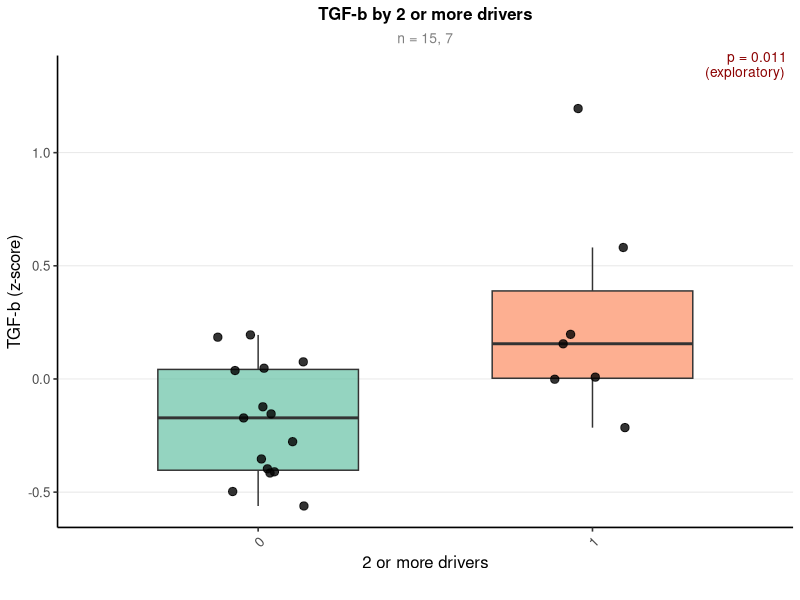
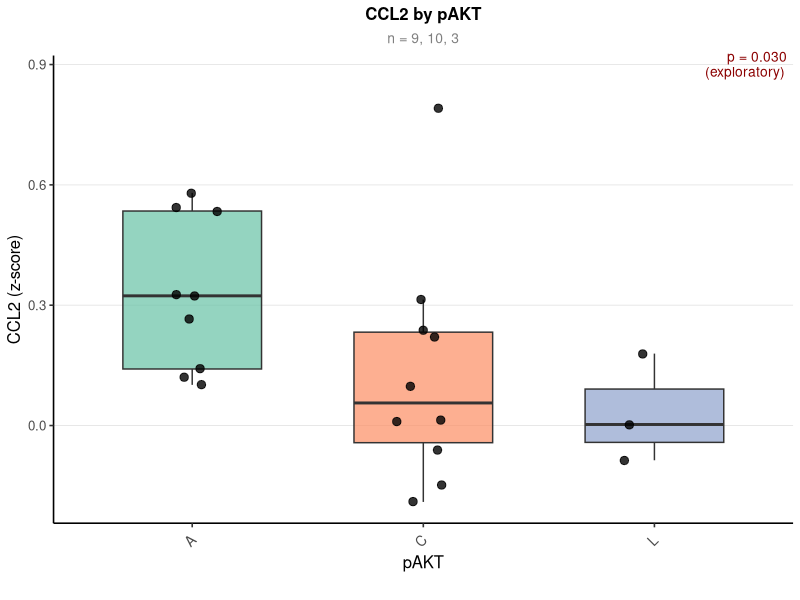
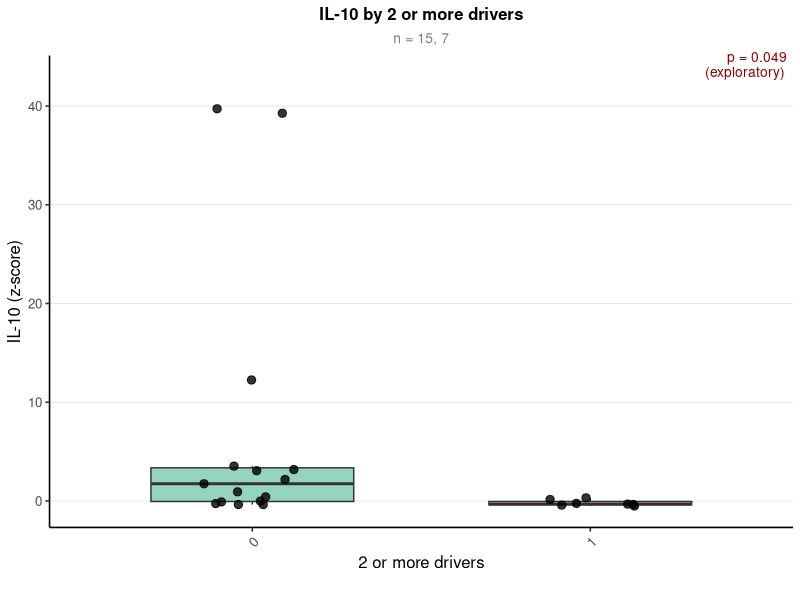
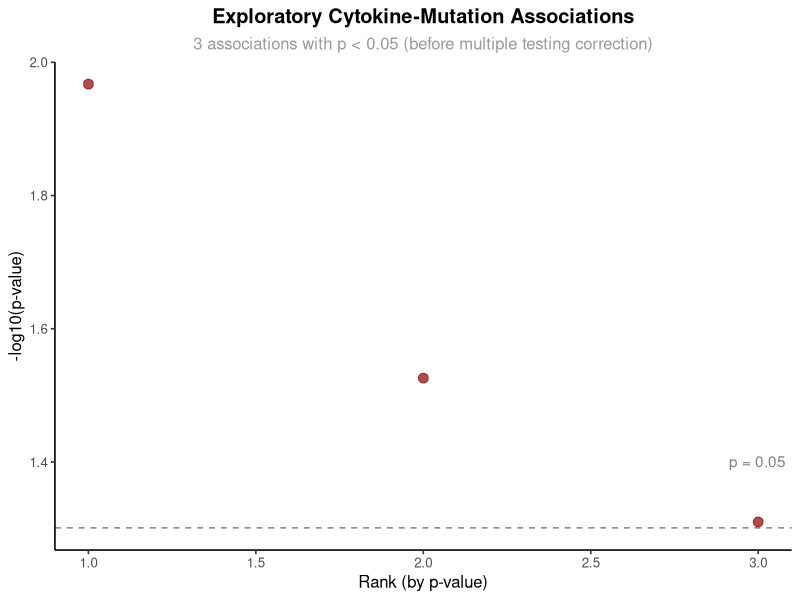

The R source for these figures, in order:
# =========================================
# Exploratory Findings: Visualization Script
# =========================================

# Load required packages
library(readr)
library(dplyr)
library(ggplot2)
library(stringr)

# Read the results and data
exploratory_dir <- read_csv("exploratory_cytokine_mutation_associations.csv", 
                            show_col_types = FALSE)
df <- read_csv("means_modz_for_mutations.csv", show_col_types = FALSE) %>%
  rename(treatment = 1) %>%
  inner_join(
    read_csv("mutations_updated.csv", show_col_types = FALSE) %>%
      rename(treatment = 1),
    by = "treatment"
  )

# Convert mutation columns to factors
mutations <- setdiff(names(read_csv("mutations_updated.csv", 
                                    show_col_types = FALSE)), 
                     names(read_csv("exploratory_cytokine_mutation_associations.csv", 
                                    show_col_types = FALSE)))
mutations <- mutations[mutations != "treatment"]
df <- df %>% mutate(across(all_of(mutations), ~ as.factor(.x)))

print(paste("Plotting", nrow(exploratory_dir), "exploratory associations"))
print("These represent potential associations that warrant further investigation.")

# Enhanced boxplot function for exploratory findings
plot_exploratory <- function(df, mut_col, cyto_col, pval, out_file) {
  dfp <- df %>%
    select(all_of(c(mut_col, cyto_col))) %>%
    rename(mut = all_of(mut_col), cyto = all_of(cyto_col)) %>%
    mutate(mut = factor(mut))
  
  # Remove empty factor levels
  dfp$mut <- droplevels(dfp$mut)
  
  # Compute vertical position for p-value
  y_max <- max(dfp$cyto, na.rm = TRUE)
  y_min <- min(dfp$cyto, na.rm = TRUE)
  y_range <- y_max - y_min
  y_pos <- y_max + 0.08 * y_range
  
  # Calculate sample sizes for each group
  n_per_group <- dfp %>% 
    group_by(mut) %>% 
    summarise(n = n(), .groups = "drop")
  
  # Create subtitle with sample sizes
  n_text <- paste0("n = ", paste(n_per_group$n, collapse = ", "))
  
  plt <- ggplot(dfp, aes(x = mut, y = cyto, fill = mut)) +
    geom_boxplot(outlier.shape = NA, width = 0.6, alpha = 0.7) +
    geom_jitter(width = 0.15, alpha = 0.8, size = 2.5, color = "black") +
    annotate("text",
             x = Inf, y = y_pos,
             label = paste0("p = ", sprintf("%.3f", pval), "\n(exploratory)"),
             hjust = 1.1, vjust = 0,
             size = 3.5, lineheight = 0.9,
             color = "darkred") +
    labs(
      x        = mut_col,
      y        = paste0(cyto_col, " (z-score)"),
      title    = paste0(cyto_col, " by ", mut_col),
      subtitle = n_text
    ) +
    scale_fill_brewer(palette = "Set2") +
    theme_classic(base_size = 12) +
    theme(
      legend.position = "none",
      axis.text.x     = element_text(angle = 45, hjust = 1, size = 10),
      plot.title      = element_text(face = "bold", hjust = 0.5, size = 12),
      plot.subtitle   = element_text(hjust = 0.5, size = 10, color = "gray50"),
      plot.margin     = margin(5, 5, 20, 5),
      panel.grid.major.y = element_line(color = "gray90", size = 0.3)
    ) +
    coord_cartesian(clip = "off")
  
  ggsave(out_file, plot = plt, width = 5, height = 4.5, dpi = 300)
  invisible(plt)
}

# Create directory and generate plots
dir.create("exploratory_boxplots", showWarnings = FALSE)

print("\nGenerating exploratory boxplots...")
for(i in 1:nrow(exploratory_dir)) {
  mut_col  <- exploratory_dir$mut[i]
  cyto_col <- exploratory_dir$cytokine[i]
  pval     <- exploratory_dir$p.value[i]
  
  fn <- file.path("exploratory_boxplots",
                  paste0(sprintf("%02d", i), "_", mut_col, "_vs_", cyto_col, ".png"))
  
  plot_exploratory(df, mut_col, cyto_col, pval, fn)
  
  if(i %% 5 == 0) print(paste("Generated", i, "of", nrow(exploratory_dir), "plots"))
}

# Create summary visualization of all exploratory findings
summary_plot <- exploratory_dir %>%
  arrange(p.value) %>%
  mutate(
    association = paste0(cytokine, " ~ ", mut),
    rank = row_number()
  ) %>%
  ggplot(aes(x = rank, y = -log10(p.value))) +
  geom_point(size = 3, alpha = 0.7, color = "darkred") +
  geom_hline(yintercept = -log10(0.05), linetype = "dashed", color = "gray50") +
  annotate("text", x = Inf, y = -log10(0.05) + 0.1, 
           label = "p = 0.05", hjust = 1.1, color = "gray50") +
  labs(
    title = "Exploratory Cytokine-Mutation Associations",
    subtitle = paste0(nrow(exploratory_dir), " associations with p < 0.05 (before multiple testing correction)"),
    x = "Rank (by p-value)",
    y = "-log10(p-value)"
  ) +
  theme_classic(base_size = 12) +
  theme(
    plot.title = element_text(face = "bold", hjust = 0.5),
    plot.subtitle = element_text(hjust = 0.5, color = "gray60")
  )

ggsave("exploratory_boxplots/00_summary_volcano.png", summary_plot, 
       width = 8, height = 5, dpi = 300)

# Create a summary table sorted by p-value
summary_table <- exploratory_dir %>%
  arrange(p.value) %>%
  mutate(
    rank = row_number(),
    p_formatted = sprintf("%.4f", p.value),
    fdr_formatted = sprintf("%.4f", p.adj)
  ) %>%
  select(rank, cytokine, mut, p_formatted, fdr_formatted, direction) %>%
  rename(
    "Rank" = rank,
    "Cytokine" = cytokine,
    "Mutation/Feature" = mut,
    "P-value" = p_formatted,
    "FDR" = fdr_formatted,
    "Direction" = direction
  )

write_csv(summary_table, "exploratory_boxplots/exploratory_summary_table.csv")
